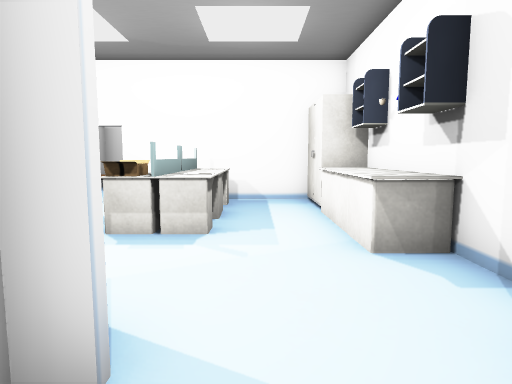
view 1 (above)

13 first-person views from a walk through a Unity game level. The camera is 1.2 m above the floor, tilts 6° down and sees 75° across. Doors are open. The floor is counted in squares, 1 m on a side. Each view is taken from the middle of a square. On the plan, view 1 faces up. The plan holds only what a view shows up to about 14 squares ahead; the rest is blank. The place goes on beyond the plan. Some animated figures are left out. Some surface patterns are stand-ins.

view 2
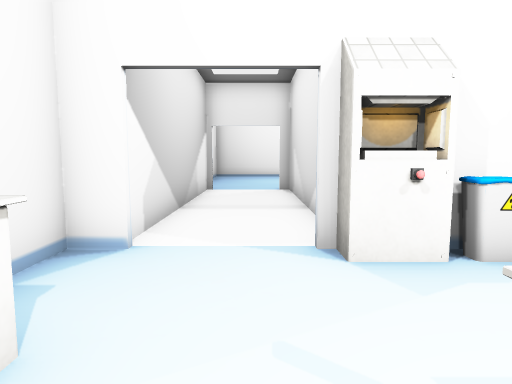

view 3
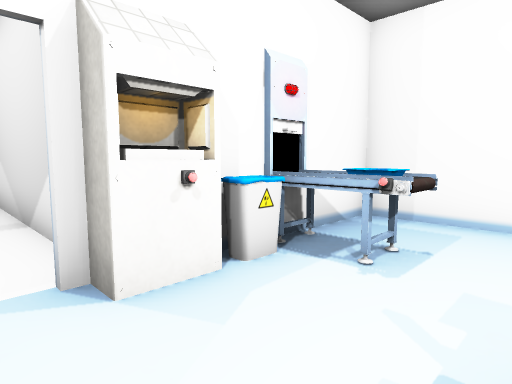

view 4
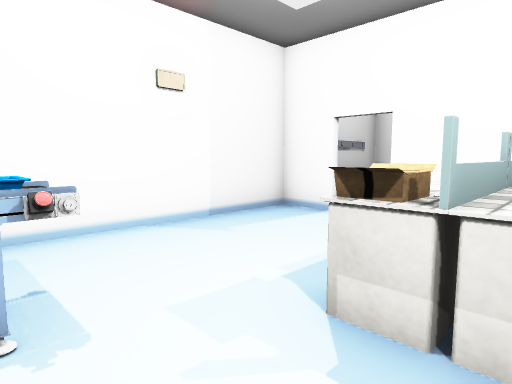

view 5
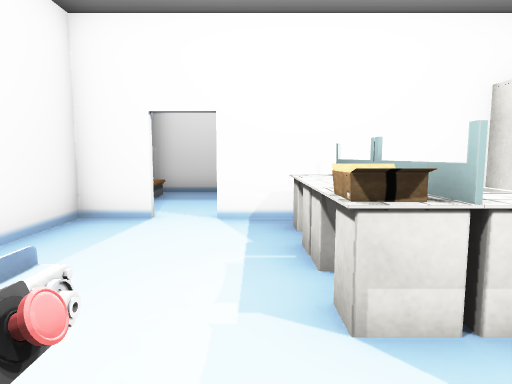

view 6
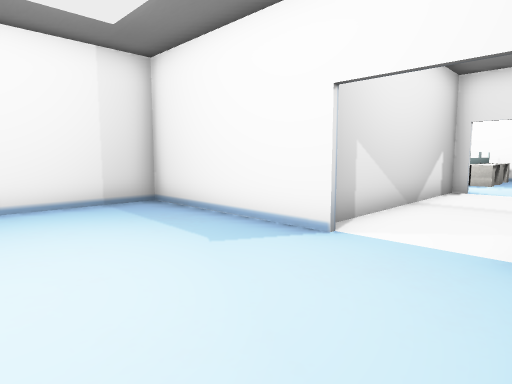

view 7
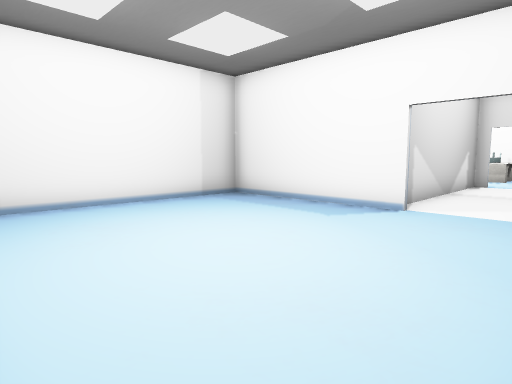

view 8
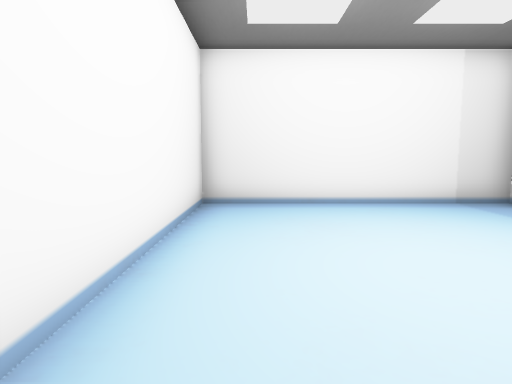

view 9
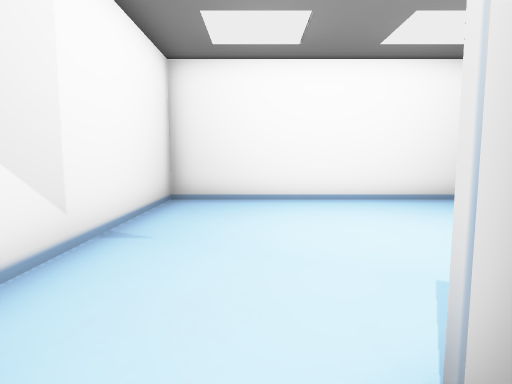

view 10
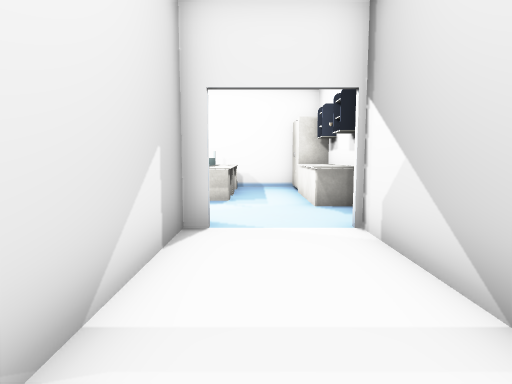

view 11
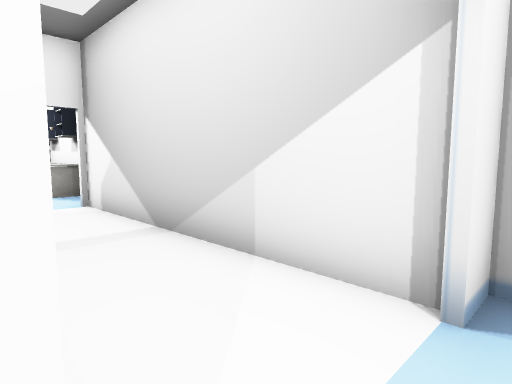

view 12
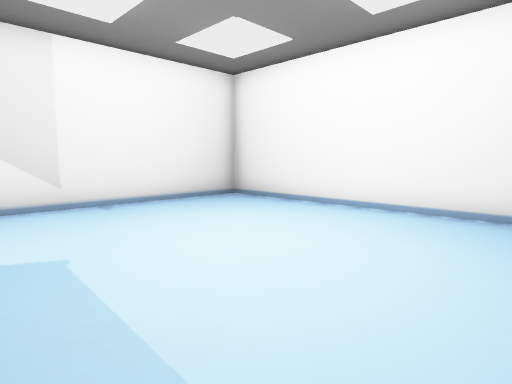

view 13
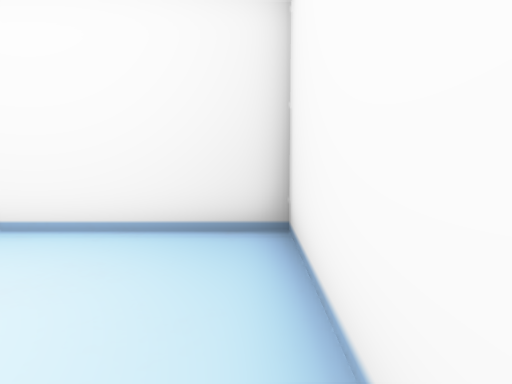

### Floor plan
Ten units are one square. View 1 is at (0, 0); x grows to the right and y downward. Boxes are objects, and circles mark ways between rooms. Rooms are numbered by the first view taken in them; rooms with no view inside come last. Other rooms are left out.
<svg viewBox="-70 -105 100 254">
<path fill="none" stroke="#000" d="M-8 64 -65 64 -65 144 24 144 24 64 15 64M18 64 18 -17M-12 -16 -12 63M-15 -23 -11 -23M16 -84 16 -95 -39 -95M-50 -95 -65 -95 -65 -17 -46 -17M18 -17 24 -17 24 -75"/>
<rect x="-45" y="-35" width="10" height="30" fill="#bbb"><title>conveyor</title></rect>
<rect x="-35" y="-25" width="10" height="10" fill="#bbb"><title>other object</title></rect>
<rect x="-35" y="-45" width="10" height="10" fill="#bbb"><title>other object</title></rect>
<rect x="-25" y="-25" width="10" height="10" fill="#bbb"><title>oven</title></rect>
<rect x="-25" y="-75" width="10" height="30" fill="#bbb"><title>other object</title></rect>
<rect x="-25" y="-95" width="10" height="20" fill="#bbb"><title>other object</title></rect>
<rect x="-15" y="-75" width="10" height="30" fill="#bbb"><title>other object</title></rect>
<rect x="-15" y="-95" width="10" height="20" fill="#bbb"><title>other object</title></rect>
<rect x="15" y="-75" width="10" height="40" fill="#bbb"><title>other object</title></rect>
<circle cx="0" cy="-20" r="3" fill="#2a7"/>
<text x="-20" y="90">1</text>
<text x="-20" y="-60">2</text>
</svg>
Room 1 opens to room 2.

Where each view was taken, in squares from view 1:
view 1: 0 up, 0 right, facing up
view 2: 6 up, 0 right, facing down
view 3: 5 up, 0 right, facing down-left
view 4: 3 up, 1 left, facing up-left
view 5: 3 up, 3 left, facing up
view 6: 11 down, 2 right, facing up-left
view 7: 14 down, 2 right, facing up-left
view 8: 13 down, 2 right, facing left
view 9: 5 down, 0 right, facing down
view 10: 4 down, 0 right, facing up
view 11: 7 down, 1 left, facing up-right
view 12: 7 down, 6 left, facing down-right
view 13: 9 down, 6 left, facing down
